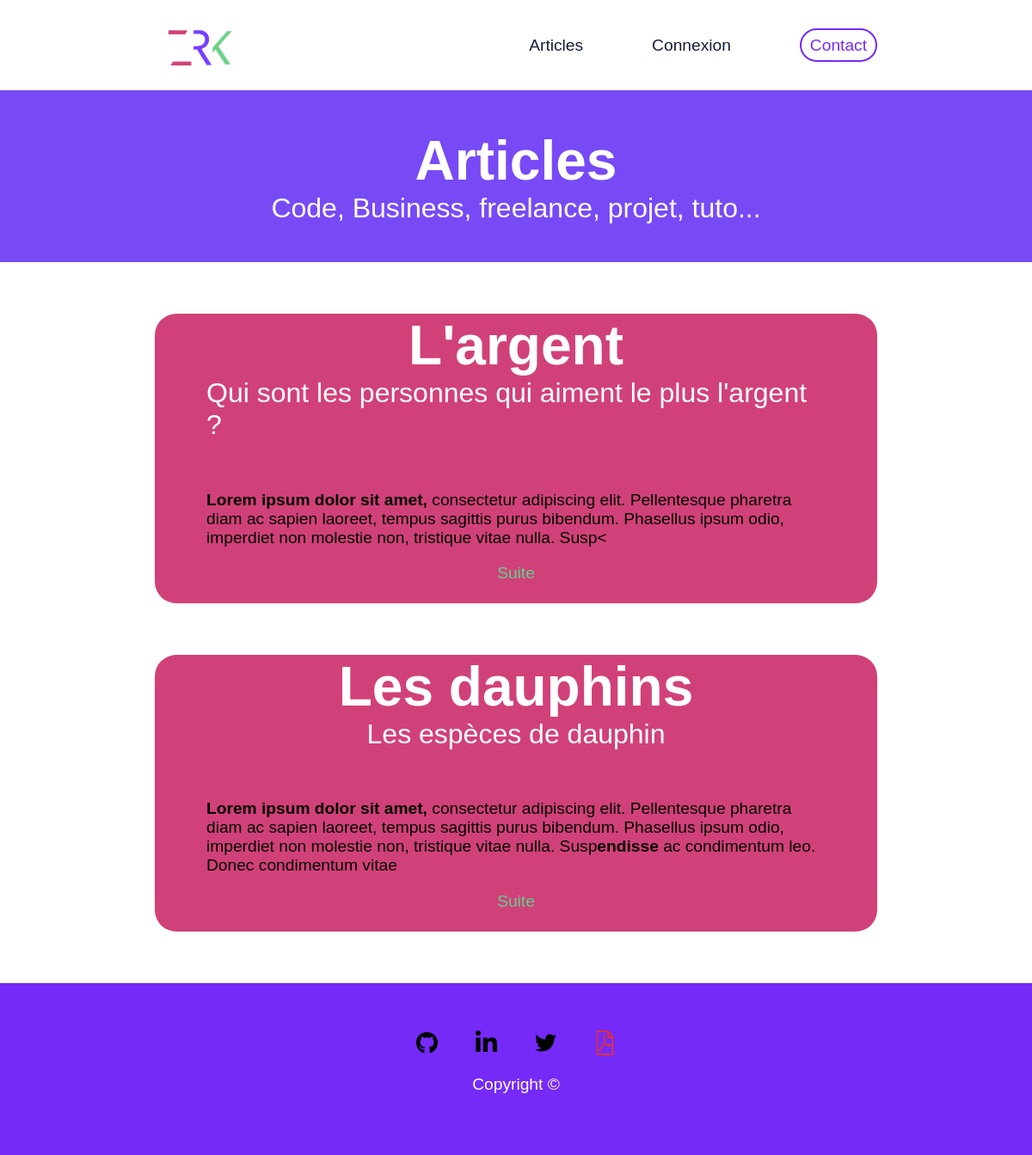
The page /posts on the database its author committed.
### tables this page shows
CREATE TABLE `b_post` (
  `p_id` int(11) NOT NULL,
  `u_id` int(11) NOT NULL,
  `p_author` varchar(255) NOT NULL DEFAULT 'Hicham Zrk',
  `p_title` varchar(255) NOT NULL,
  `p_chapo` text NOT NULL,
  `p_content` longtext NOT NULL,
  `p_added_datetime` datetime NOT NULL DEFAULT CURRENT_TIMESTAMP,
  `p_update_datetime` datetime DEFAULT NULL
);

### Controllers/Controller.php (called while the page is built, shortened)
<?php
	abstract class Controller{
		public function render(string $fichier, array $data = []){
		    extract($data);
		    require_once(ROOT.'/Views/'.$fichier.'.php');
		    require_once(ROOT.'/Views/default.php');
		}
	}

### Controllers/PostsController.php (called while the page is built, shortened)
<?php
	class PostsController extends Controller
	{
		public function index()
		{
			$post = new PostManager;
			$posts = $post->findAll();
			$this->render('posts/index', compact('posts'));
		}
	}

### Public/index.php (called while the page is built, shortened)
<?php
	$app = new Main();
	$app->start();
?>

### Models/PostManager.php (called while the page is built, shortened)
<?php
	class PostManager extends Manager
	{
		Public function __construct()
	    {
	        $this->table = 'b_post';
	    }
	}

### Core/Db/Db.php (called while the page is built, shortened)
<?php
	class Db extends PDO
	{
		private static $instance;
		private function __construct(){
			$_dsn = 'mysql:dbname='. self::DBNAME . ';host=' . self::DBHOST;
		}
		public static function getInstance():self{
			if (self::$instance === null)
				{
					self::$instance = new self();
				}
			return self::$instance;
		}
	}

### Models/Manager.php (called while the page is built, shortened)
<?php
	class Manager extends Db{
		protected $table;
		public function requete(string $sql, array $attributs = null)
		{
		    $this->db = Db::getInstance();
		    if($attributs !== null){
		        $query = $this->db->prepare($sql);
		        $query->execute($attributs);
		        return $query;
		    }else{
		        return $this->db->query($sql);
		    }
		}
		public function findAll()
		{
			$query = $this->requete('SELECT * FROM '.$this->table.' ORDER BY p_id DESC');
			return $query->fetchAll();
		}
	}

### Views/posts/index.php (the view)
<article class="posts">
	<article class="posts-header">
		<h1>Articles</h1>
		<h2>Code, Business, freelance, projet, tuto...</h2>
	</article>
	<?php foreach ($posts as $post):?>
		<div class="posts-extract">
			<h1><?= $post->p_title ?></h1>
			<h2><?= $post->p_chapo ?></h2>
			<p><?= substr($post->p_content, 0, 300) ?></p>
			<a href="/posts/post/<?= $post->p_id ?>">Suite</a>
		</div>
	<?php endforeach ?>
</article>

### Public/css/style.css (style rules this page uses)
body { margin: 0px; }
h1 { font-family: eurostile, sans-serif; font-weight: 700; font-style: normal; font-size: 4em; margin: 0; }
h2 { font-family: eurostile, sans-serif; font-weight: 400; font-style: normal; font-size: 2em; margin: 0; }
a { font-family: europa-light, sans-serif; font-weight: 300; font-style: normal; text-decoration: none; font-size: 1.2em; color: #141c3a; }
p { font-family: eurostile-condensed, sans-serif; font-weight: 400; font-family: eurostile, sans-serif; font-weight: 400; font-style: normal; font-size: 1.2em; }
.posts-header { display: flex; justify-content: center; flex-direction: column; align-items: center; height: 200px; color: #FFFFFF; background-color: #774af6; width: 100%; }
.posts-extract { background-color: #d14179; display: flex; flex-direction: column; justify-content: center; align-items: center; margin-left: 15%; margin-right: 15%; margin-top: 5%; margin-bottom: 5%; border-radius: 25px; padding-right: 5%; padding-left: 5%; padding-bottom: 2%; }
.posts-extract h1 { color: #FFFFFF; }
.posts-extract h2 { color: #FFFFFF; }
.posts-extract a { color: #5fd18d; }

### rows shown on the page
b_post: p_title "L'argent", p_chapo "Qui sont les personnes qui aiment le plus l'argent ?", p_content "Lorem ipsum dolor sit amet, consectetur adipiscing elit. Pellentesque pharetra diam ac sapien laoreet, tempus sagittis purus bibendum. Phasellus ipsum odio, imperdiet non molestie non, tristique vitae nulla. Susp<"
b_post: p_title "Les dauphins", p_chapo "Les espèces de dauphin", p_content "Lorem ipsum dolor sit amet, consectetur adipiscing elit. Pellentesque pharetra diam ac sapien laoreet, tempus sagittis purus bibendum. Phasellus ipsum odio, imperdiet non molestie non, tristique vitae nulla. Susp endisse ac condimentum leo. Donec condimentum vitae"
